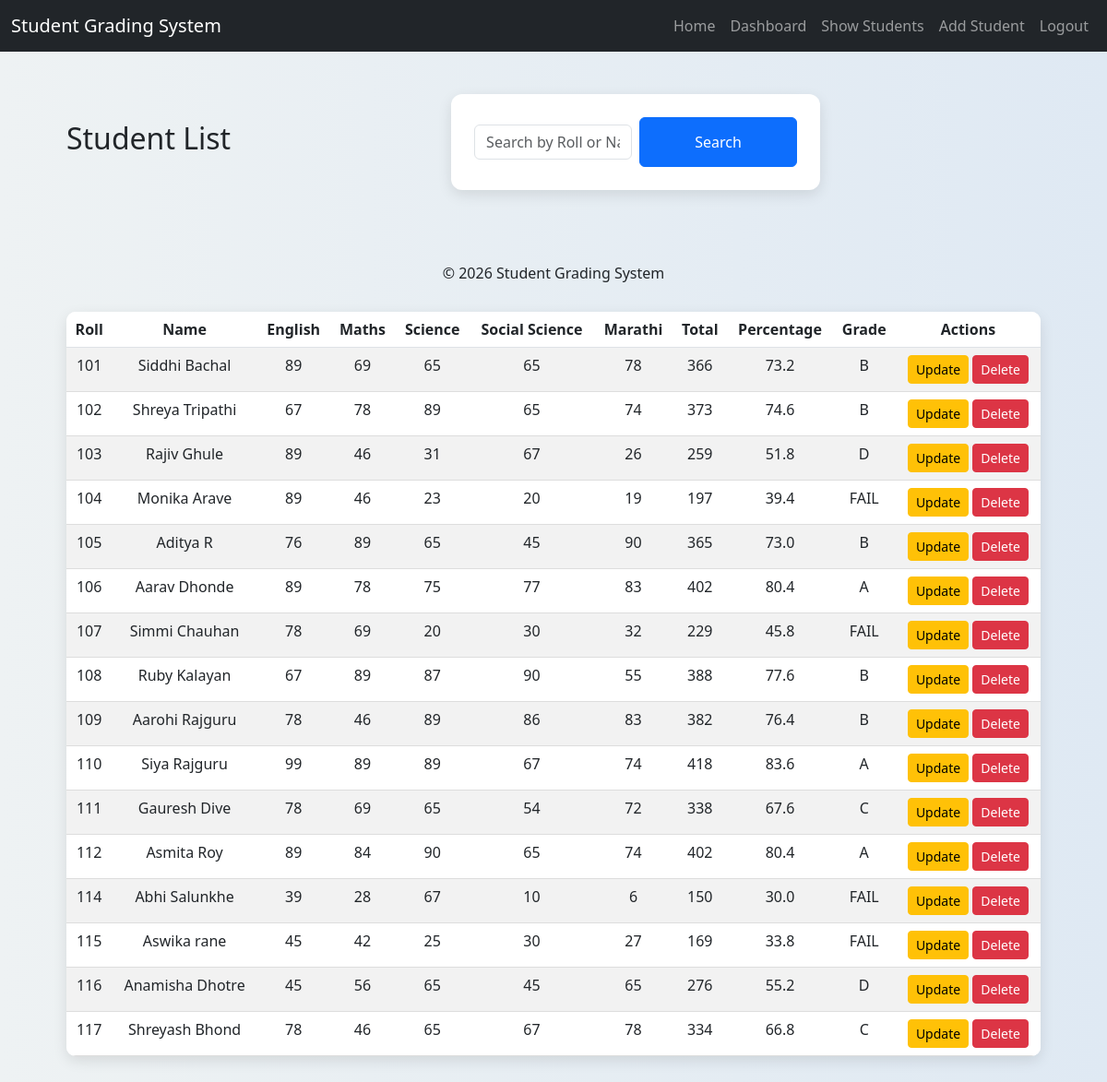
The app's page /students/ (signed in) with its own data.
### grading/models.py (models this page shows, shortened)
class Student(models.Model):
    roll=models.CharField(max_length=10 ,unique=True)#unique is a key which is unique key through which we can access update or delete related data
    name=models.CharField(max_length=100)
    english=models.IntegerField()
    maths = models.IntegerField()
    science = models.IntegerField()
    socialscience = models.IntegerField()
    marathi = models.IntegerField()
    total = models.IntegerField(default=0)
    percentage = models.FloatField(default=0.0)
    grade=models.CharField(max_length=10,default="NA")

### grading/views.py (the view)
# urls.py: path('students/',views.show_students,name='show_students'),
@login_required()
def show_students(request):
    query = request.GET.get('q', '')
    if query:
        students = Student.objects.filter(roll__icontains=query) | Student.objects.filter(name__icontains=query)
    else:
        students = Student.objects.all()
    return render(request,'show_students.html',{'students':students})

### grading/templates/show_students.html (shortened to what this page needs)
{% extends 'base.html' %}
{% block content %}
<div class="d-flex justify-content-between align-items-center mb-3">
    <h2>Student List</h2>
    <form method="GET" class="d-flex">
        <input type="text" name="q" class="form-control me-2" placeholder="Search by Roll or Name" value="{{ request.GET.q }}">
        <button type="submit" class="btn btn-primary">Search</button>
    </form>
</div>
<table class="table table-striped table-hover text-center">
    <thead>
        <tr>
            <th>Roll</th>
            <th>Name</th>
            <th>English</th>
            <th>Maths</th>
            <th>Science</th>
            <th>Social Science</th>
            <th>Marathi</th>
            <th>Total</th>
            <th>Percentage</th>
            <th>Grade</th>
            <th>Actions</th>
        </tr>
    </thead>
    <tbody>
        {% for student in students %}
        <tr>
            <td>{{ student.roll }}</td>
            <td>{{ student.name }}</td>
            <td>{{ student.english }}</td>
            <td>{{ student.maths }}</td>
            <td>{{ student.science }}</td>
            <td>{{ student.socialscience }}</td>
            <td>{{ student.marathi }}</td>
            <td>{{ student.total }}</td>
            <td>{{ student.percentage }}</td>
            <td>{{ student.grade }}</td>
            <td>
                <a href="{% url 'update_student' student.roll %}" class="btn btn-warning btn-sm">Update</a>
                <a href="{% url 'delete_student' student.roll %}" onclick="return confirm('Are you sure?')" class="btn btn-danger btn-sm">Delete</a>
            </td>
        </tr>
        {% empty %}
        <tr>
            <td colspan="11">No students found</td>
        </tr>
    </tbody>
</table>
        {% endfor %}
{% endblock %}

### grading/templates/base.html (shortened to what this page needs)
{% load static %}
<html lang="en">
<head>
    <link href="https://cdn.jsdelivr.net/npm/bootstrap@5.3.0/dist/css/bootstrap.min.css" rel="stylesheet">
    <link rel="stylesheet" href="{% static 'grading/css/style.css' %}">
</head>
<body>
    {% include 'navbar.html' %}
    <div class="container mt-5">
        {% block content %}
        {% endblock %}
    </div>
    <footer class="text-center mt-5 mb-3">
        &copy; 2026 Student Grading System
    </footer>
</body>
</html>

### grading/templates/navbar.html (shortened to what this page needs)
#navbar.html
<nav class="navbar navbar-expand-lg navbar-dark bg-dark fixed-top">
    <div class="container-fluid">
        <a class="navbar-brand" href="{% url 'home' %}">Student Grading System</a>
        <div class="collapse navbar-collapse justify-content-end" id="navbarNav">
            <ul class="navbar-nav">
                <li class="nav-item"><a class="nav-link" href="{% url 'home' %}">Home</a></li>
                <li class="nav-item"><a class="nav-link" href="{% url 'dashboard' %}">Dashboard</a></li>
                <li class="nav-item"><a class="nav-link" href="{% url 'show_students' %}">Show Students</a></li>
                <li class="nav-item"><a class="nav-link" href="{% url 'add_student' %}">Add Student</a></li>
                <li class="nav-item"><a class="nav-link" href="{% url 'logout' %}">Logout</a></li>
            </ul>
        </div>
    </div>
</nav>

### grading/static/grading/css/style.css (style rules this page uses)
body { font-family: Segoe UI, Tahoma, Geneva, Verdana, sans-serif; background: linear-gradient(to right, #eef2f3, #dfe9f3); margin: 0; padding: 0; }
.container { width: 90%; margin: 30px auto; }
form { background: white; padding: 25px; border-radius: 12px; box-shadow: 0 5px 15px rgba(0,0,0,0.1); width: 400px; margin: 30px auto; }
input, select { width: 100%; padding: 10px; margin: 8px 0; border-radius: 8px; border: 1px solid #ccc; font-size: 14px; }
button { width: 100%; padding: 10px; background-color: #3498db; color: white; border: none; border-radius: 8px; cursor: pointer; font-size: 15px; transition: 0.3s; }
table { width: 90%; margin: 30px auto; border-collapse: collapse; background: white; box-shadow: 0 5px 15px rgba(0,0,0,0.1); border-radius: 10px; overflow: hidden; }
th { background-color: #2c3e50; color: white; padding: 12px; }
td { padding: 10px; text-align: center; border-bottom: 1px solid #ddd; }

### records on screen
Student: roll "101", name "Siddhi Bachal", english "89", maths "69", science "65", socialscience "65", marathi "78", total "366", percentage "73.2", grade "B"
Student: roll "102", name "Shreya Tripathi", english "67", maths "78", science "89", socialscience "65", marathi "74", total "373", percentage "74.6", grade "B"
Student: roll "103", name "Rajiv Ghule", english "89", maths "46", science "31", socialscience "67", marathi "26", total "259", percentage "51.8", grade "D"
Student: roll "104", name "Monika Arave", english "89", maths "46", science "23", socialscience "20", marathi "19", total "197", percentage "39.4", grade "FAIL"
Student: roll "105", name "Aditya R", english "76", maths "89", science "65", socialscience "45", marathi "90", total "365", percentage "73.0", grade "B"
Student: roll "106", name "Aarav Dhonde", english "89", maths "78", science "75", socialscience "77", marathi "83", total "402", percentage "80.4", grade "A"
Student: roll "107", name "Simmi Chauhan", english "78", maths "69", science "20", socialscience "30", marathi "32", total "229", percentage "45.8", grade "FAIL"
Student: roll "108", name "Ruby Kalayan", english "67", maths "89", science "87", socialscience "90", marathi "55", total "388", percentage "77.6", grade "B"
Student: roll "109", name "Aarohi Rajguru", english "78", maths "46", science "89", socialscience "86", marathi "83", total "382", percentage "76.4", grade "B"
Student: roll "110", name "Siya Rajguru", english "99", maths "89", science "89", socialscience "67", marathi "74", total "418", percentage "83.6", grade "A"
Student: roll "111", name "Gauresh Dive", english "78", maths "69", science "65", socialscience "54", marathi "72", total "338", percentage "67.6", grade "C"
Student: roll "112", name "Asmita Roy", english "89", maths "84", science "90", socialscience "65", marathi "74", total "402", percentage "80.4", grade "A"
Student: roll "114", name "Abhi Salunkhe", english "39", maths "28", science "67", socialscience "10", marathi "6", total "150", percentage "30.0", grade "FAIL"
Student: roll "115", name "Aswika rane", english "45", maths "42", science "25", socialscience "30", marathi "27", total "169", percentage "33.8", grade "FAIL"
Student: roll "116", name "Anamisha Dhotre", english "45", maths "56", science "65", socialscience "45", marathi "65", total "276", percentage "55.2", grade "D"
Student: roll "117", name "Shreyash Bhond", english "78", maths "46", science "65", socialscience "67", marathi "78", total "334", percentage "66.8", grade "C"
